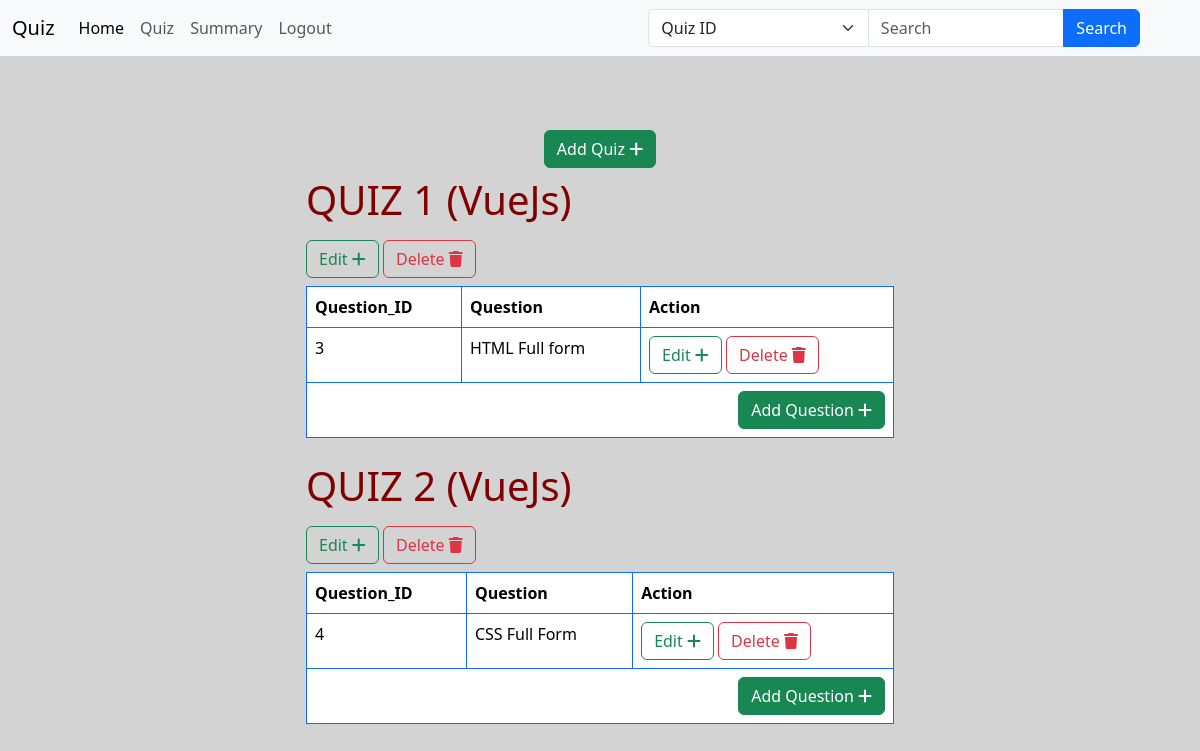
The app's page /quiz, older data.
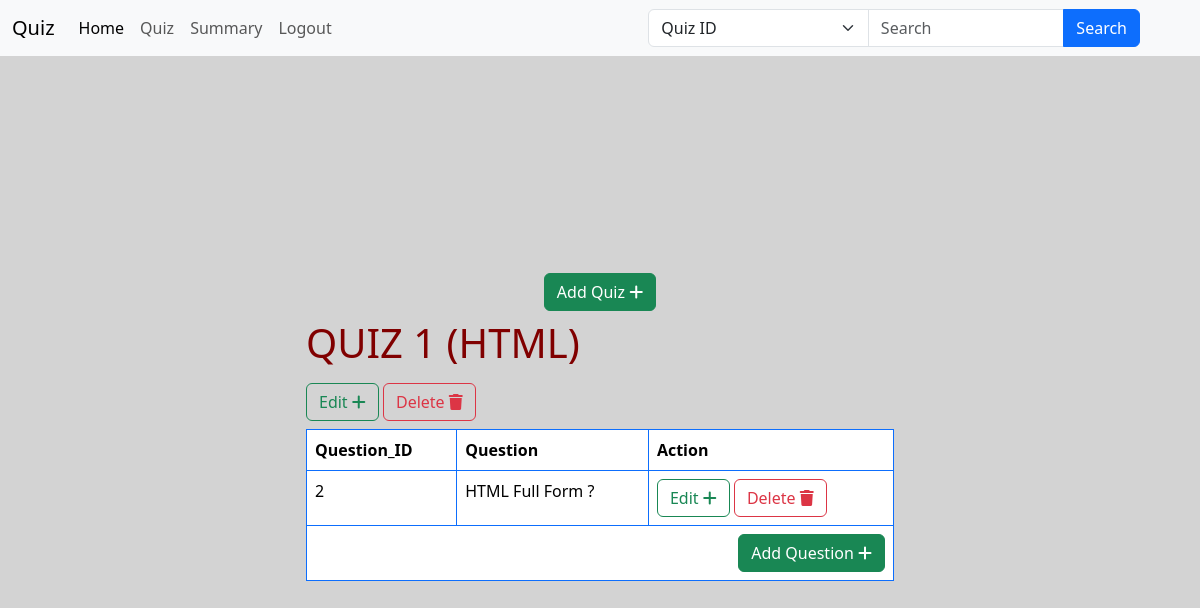
The same page, newer data.
### Backend/models.py (models this page shows)
class Quiz(db.Model):
    id=db.Column(db.Integer,primary_key=True)
    ch_id=db.Column(db.Integer,db.ForeignKey('chapter.id'))
    remarks=db.Column(db.String,nullable=False)
    questions=db.relationship('Question',backref='quiz',lazy=True,cascade='all, delete-orphan')
    scores=db.relationship('Score',backref='quiz',lazy=True,cascade='all, delete-orphan')

class Chapter(db.Model):
    id=db.Column(db.Integer,primary_key=True)
    sub_id=db.Column(db.Integer,db.ForeignKey('subject.id'))
    name=db.Column(db.String,unique=True,nullable=False)
    description=db.Column(db.String,unique=True,nullable=False)
    quizes=db.relationship('Quiz',backref='chapter',lazy=True,cascade='all, delete-orphan')

class Question(db.Model):
    id=db.Column(db.Integer,primary_key=True)
    quiz_id=db.Column(db.Integer,db.ForeignKey('quiz.id'))
    question_statement=db.Column(db.String,nullable=False)
    option1=db.Column(db.String,nullable=False)
    option2=db.Column(db.String,nullable=False)
    option3=db.Column(db.String,nullable=False)
    option4=db.Column(db.String,nullable=False)
    correct_answer=db.Column(db.String,nullable=False)

### Backend/controllers.py (the view, shortened to what this page needs)
@app.route('/quiz')
def quize():
    chapters = Chapter.query.all()
    search_query = request.args.get('search_query', '').strip()
    search_type = request.args.get('search_type', 'quizid')
    quizes = Quiz.query.all()
    invalid_input = False
    if search_query and not quizes and not invalid_input:
        flash("No such data found", "warning")
    questions = Question.query.all()
    return render_template('Admin_add/quiz.html', quizes=quizes, questions=questions, chapters=chapters, search_query=search_query, search_type=search_type)

### templates/Admin_add/quiz.html (shortened to what this page needs)
{% extends 'layout.html' %}
{% block navbar %}
<nav class="navbar navbar-expand-lg bg-body-tertiary container-fluid for_nav">
    <div class="container-fluid">
        <a class="navbar-brand" href="#">Quiz</a>
        <div class="collapse navbar-collapse" id="navbarSupportedContent">
            <ul class="navbar-nav me-auto mb-2 mb-lg-0">
                <li class="nav-item">
                    <a class="nav-link active" aria-current="page" href="{{ url_for('admind') }}">Home</a>
                </li>
                <li class="nav-item">
                    <a class="nav-link" href="{{ url_for('quize') }}">Quiz</a>
                </li>
                <li class="nav-item">
                    <a class="nav-link" href="{{url_for('summary')}}">Summary</a>
                </li>
                <li class="nav-item">
                    <a class="nav-link" href="{{url_for('profile')}}">Logout</a>
                </li>
            </ul>
            <form method="GET" action="{{ url_for('quize') }}" class="d-flex">
              <div class="input-group">
                  <select class="form-select" name="search_type">
                      <option value="quizid" {% if search_type == 'quizid' %}selected{% endif %}>Quiz ID</option>
                  </select>
                  <input type="text" class="form-control" name="search_query" placeholder="Search" value="{{ search_query }}">
                  <button type="submit" class="btn btn-primary">Search</button>
              </div>
          </form>
        </div>
    </div>
</nav>
{% endblock %}
{% block content %}
<a href="{{ url_for('quizad') }}" class="btn btn-success">Add Quiz <i class="fa-solid fa-plus"></i></a>
        {% for quiz in quizes %}
            <table class="table table-bordered border-primary caption-top w-50" style="table-layout: auto;">
                <caption>
                    <a href="{{ url_for('quiz_show', id=quiz.id) }}">
                        <h1>QUIZ {{ quiz.id }} ({{ quiz.chapter.name }})</h1>
                    </a>
                    <a href="{{ url_for('quiz_edit', id=quiz.id) }}" class="btn btn-outline-success d-inline-block">Edit <i class="fa-solid fa-plus"></i></a>
                    <a href="{{ url_for('quiz_delete', id=quiz.id) }}" class="btn btn-outline-danger d-inline-block">Delete <i class="fa-solid fa-trash"></i></a>
                </caption>
                <thead>
                    <tr>
                        <th>Question_ID</th>
                        <th>Question </th>
                        <th class="w-auto">Action</th>
                    </tr>
                </thead>
                <tbody>
                    {% for question in quiz.questions %}
                        <tr>
                            <td>{{ question.id }}</td>
                            <td>{{ question.question_statement }}</td>
                            <td class="w-auto">
                                <a href="{{ url_for('quest_edit', id=question.id) }}" class="btn btn-outline-success d-inline-block">Edit <i class="fa-solid fa-plus"></i></a>
                                <a href="{{ url_for('quest_delete', id=question.id) }}" class="btn btn-outline-danger d-inline-block">Delete <i class="fa-solid fa-trash"></i></a>
                            </td>
                        </tr>
                    {% endfor %}
                </tbody>
                <tfoot>
                    <tr>
                        <td colspan="3" class="text-end">
                            <a href="{{ url_for('questad') }}" class="btn btn-success">Add Question <i class="fa-solid fa-plus"></i></a>
                        </td>
                    </tr>
                </tfoot>
            </table>
        {% endfor %}
{% endblock %}

### templates/layout.html (shortened to what this page needs)
<!DOCTYPE html>
<html lang="en">
<head>
    <link rel="stylesheet" href="https://cdn.jsdelivr.net/npm/bootstrap@5.3.3/dist/css/bootstrap.min.css">
    <link rel="stylesheet" href="https://cdnjs.cloudflare.com/ajax/libs/font-awesome/6.7.2/css/all.min.css" />
    <link rel="stylesheet" href="{{ url_for('static', filename='main.css') }}">
</head>
<body class="container-fluid body_design">
    {%block navbar%}
    {%endblock%}
        {%block content%}
        {%endblock%}
</body>
</html>

### static/main.css (style rules this page uses)
html,body { margin:0; padding:0; overflow-x: hidden; }
.body_design { min-height:100vh; width:100vw; padding-top:70px; margin:0; background-color:lightgrey; display: flex; justify-content: center; align-items: center; flex-direction: column; }
h1 { color:maroon; margin-bottom:0.4em; }
a { text-decoration:none; color:blue; }
.for_nav { position:fixed; top:0; width:100vw; padding-right:3em; margin-bottom:50px; }

Row changes from the older to the newer data that the page shows:
removed Question: id "3", question_statement "HTML Full form"
removed Quiz: id "2", chapter.name "VueJs"
removed Question: id "4", question_statement "CSS Full Form", shown under "2"
changed Quiz id 1: chapter.name "VueJs" → "HTML"
added Question: id "2", question_statement "HTML Full Form ?"
